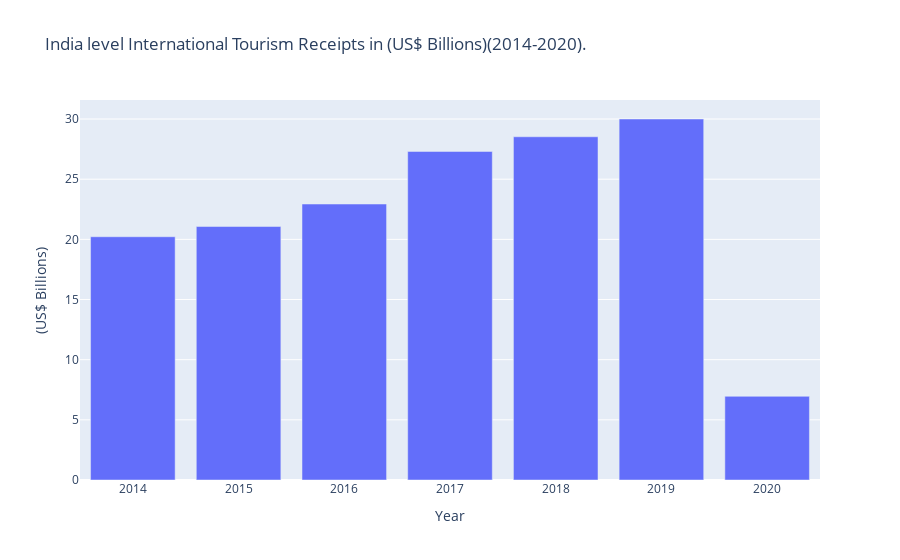

The code cell stored with this chart in its notebook:
### Code cell
fig5 = px.bar(general, x="year", y="spendinIndia", 
       labels={"year":"Year", "spendinIndia": "(US$ Billions)"},
       title="India level International Tourism Receipts in (US$ Billions)(2014-2020).")
fig5.show()

### Figure 1 — Plotly figure (JSON) as saved in the notebook; plotly's stock layout.template omitted (floating-point values rounded to 4 significant figures)
{"data": [{"alignmentgroup": "True", "hovertemplate": "Year=%{x}<br>(US$ Billions)=%{y}<extra></extra>", "legendgroup": "", "marker": {"color": "#636efa", "pattern": {"shape": ""}}, "name": "", "offsetgroup": "", "orientation": "v", "showlegend": false, "textposition": "auto", "type": "bar", "x": [2014, 2015, 2016, 2017, 2018, 2019, 2020], "xaxis": "x", "y": [20.22, 21.07, 22.94, 27.31, 28.53, 30.0, 6.955], "yaxis": "y"}], "layout": {"autosize": true, "barmode": "relative", "legend": {"tracegroupgap": 0}, "title": {"text": "India level International Tourism Receipts in (US$ Billions)(2014-2020)."}, "xaxis": {"anchor": "y", "autorange": true, "domain": [0, 1], "range": [2014.0, 2020.0], "title": {"text": "Year"}, "type": "linear"}, "yaxis": {"anchor": "x", "autorange": true, "domain": [0, 1], "range": [0, 31.58], "title": {"text": "(US$ Billions)"}, "type": "linear"}}}
